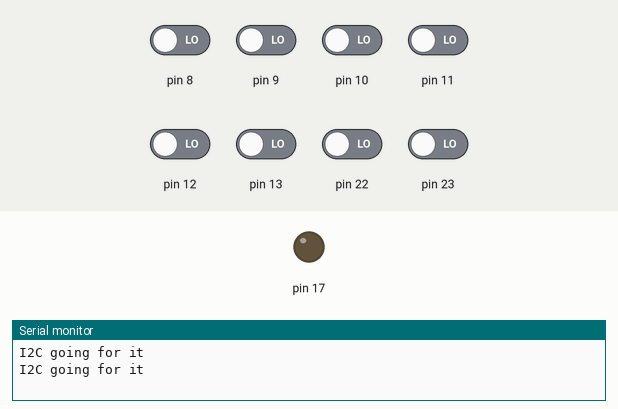
This sketch was run on a simulated Arduino Uno, built with avr-gcc and run on an emulated ATmega328P. Parts: output pins drawn as LEDs (lit = HIGH), the last lines printed to the serial monitor. The test bench sets the inputs (shaded band); at power-on: pin 8–13, pin 22, pin 23 LOW.

Above: at 8.8 s.
8.9 s: pin 8 driven LOW
At 10.12 s:
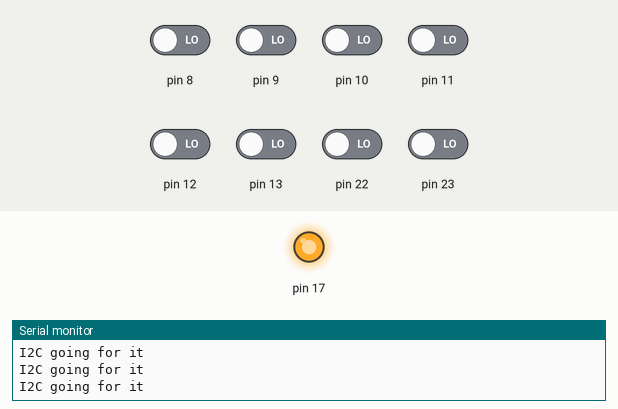
19.7 s: pin 9 driven LOW
Timing chart, 0 to 31.5 s (numbered marks = the images above; inputs shaded):
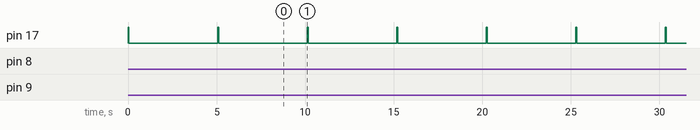

The sketch:

MultiMaster3.ino
```cpp
#include <Wire.h>
#include "Mutex3.hpp"

/*
    This code is for Arduino 3 (datalogger). It outputs on mutex3 (pinPC3/A3)
    and listens on mutex1 (pinPB1/9) and mutex2 (pinPB0/8). To simulate an I2C
    transmission it will instead broadcast to serial port. This code is meant
    to test multi-master I2C communication arbitered via 3 extra GPIO pins.
*/
void setup() {
    Serial.begin(9600);
    // Set pins PB1 and PB0 as inputs. (without pullups)
    DDRB = DDRB & (!((1<<DDB1) | (1<<DDB0)));

    // Set pin PC3 as output.
    PORTC = PORTC & !(1<<PORTC3);   // set to output LOW
    DDRC = DDRC | (1<<DDC3);   // then set as output (avoids accidental HIGH)
}


void loop() {
    byte status = 0;
    status = startMutex();
    if(status) {
        Serial.println("Failed to arbitrate.");
    }
    else{
        Serial.println("I2C going for it");
        delay(50);
        endMutex();
    }
    delay(5000);
}
```

Mutex3.hpp
```cpp
#ifndef MUTEX_H
#define MUTEX_H

    // This code file is only to be used by Arduino 3 (the data logger).

/*
    Call this before starting any i2c communication.
    This function will keep busy waiting until the line is free. But
    only for a maximum of 1 second. After this it times out and returns
    a 1 to show arbitration was not successful.
*/
byte startMutex();

/*
    Call this once you have finished i2c communication to release the line.
    Can be called even if startMutex was not called.
    (or if it wasn't successful).
*/
void endMutex();


#endif MUTEX_H
```

mutex3.cpp
```cpp
#include <Arduino.h>

/*
    This code file is only to be used by Arduino 3 (the datalogger).
*/

/* OLD startMutex() has a timeout.
byte startMutex() {
    // Try to broadcast
    byte time_start = millis() / 1000;
    while(1) {     // only attempts to do this for one second
        if( (millis()/1000) == time_start) {
            if(PINB & ((1<<PINB1) | (1<<PORTB0))) { // while mutex1&2 are HIGH
                continue;
            }
            else {  // if mutex 1&2 are LOW
                PORTC = PORTC | (1<<PORTC3);    // output HIGH on mutex3
                break;
            }
        }
        else return 1;  // timed out while trying to arbitrate
    }
    // check mutex1&2 one more time (incase another arduino transmits at the same time)
    delay(5);  // Arduino3 has 3rd (last) priority hence the delay.
    if(PINB & (1<<PINB1) & (1<<PORTB0)) { // if they are HIGH
        PORTC = PORTC & 0b11110111; // PC3 set to LOW
        return 1;   // failed to arbitrate
    }
    else return 0;  // succesfully arbitrated for mutex.
}
*/

byte startMutex() { // does not have a timeout.
    // Try to broadcast
    while(1) {     // no timeout, keeps trying forever
        if(PINB & ((1<<PINB1) | (1<<PORTB0))) { // while mutex1&2 are HIGH
            continue;
        }
        else {  // if mutex 1&2 are LOW
            PORTC = PORTC | (1<<PORTC3);    // output HIGH on mutex3
            break;
        }
    }
    // check mutex1&2 one more time (incase another arduino transmits at the same time)
    delay(5);  // Arduino3 has 3rd (last) priority hence the delay.
    if(PINB & (1<<PINB1) & (1<<PORTB0)) { // if they are HIGH
        PORTC = PORTC & 0b11110111; // PC3 set to LOW
        return 1;   // failed to arbitrate
    }
    else return 0;  // succesfully arbitrated for mutex.
}

void endMutex() {
    // output LOW on pin PC3
    PORTC = PORTC & 0b11110111;
}
```

Measured:
- by itself, pin 17: alternates HIGH for 0.06 s and LOW for 5.0 s
